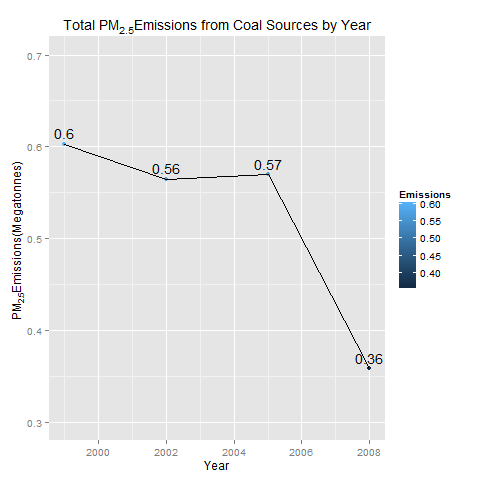

Write the R code that produced this figure.
#===============================================================================
## File Name : Plot4.R
## Question:
## Across the United States, how have emissions from coal combustion-related 
## sources changed from 1999-2008?
#===============================================================================
# get Data
dir.PATH <- "./A1.Coursera/A1a.DataScienceSpecialization/A1a4.Exploratory_Analysis/EDA_PA2"
setwd(dir.PATH)
source("Base_Code.R")
particleData <- pmData()

library(dplyr)
CoalData <- particleData %>% filter(Description=='Coal') %>% group_by(
        year) %>% summarise(Emissions=sum(Emissions/10^6))
#==============================================================================#

# Plot Args
Width     <- 480
Height    <- 480
Units     <- "px"
Margins   <- c(8,8,7,6) #c(Down, Left, Up, Right)
Title     <- expression(paste("Total PM"[2.5], "Emissions from Coal Sources by Year"))
X.Axis    <- "Year"
Y.Axis    <- expression(paste("PM"[2.5], "Emissions(Megatonnes)"))

#Set up graphical device
png(filename = 'Plot4.png' , width = Width, height = Height, units = Units)
par(mar = Margins)

# Plot
#==============================================================================#

ggplot(CoalData, aes(x=year, y = Emissions)) +
        geom_point(aes(group = 1, col = Emissions)) + geom_line() + ylim(0.3, 0.7) + 
        geom_text(aes(label=round(Emissions,2)),vjust=-0.5) +
        labs(title = Title, x = X.Axis, y = Y.Axis)
# Close graphical device
dev.off()